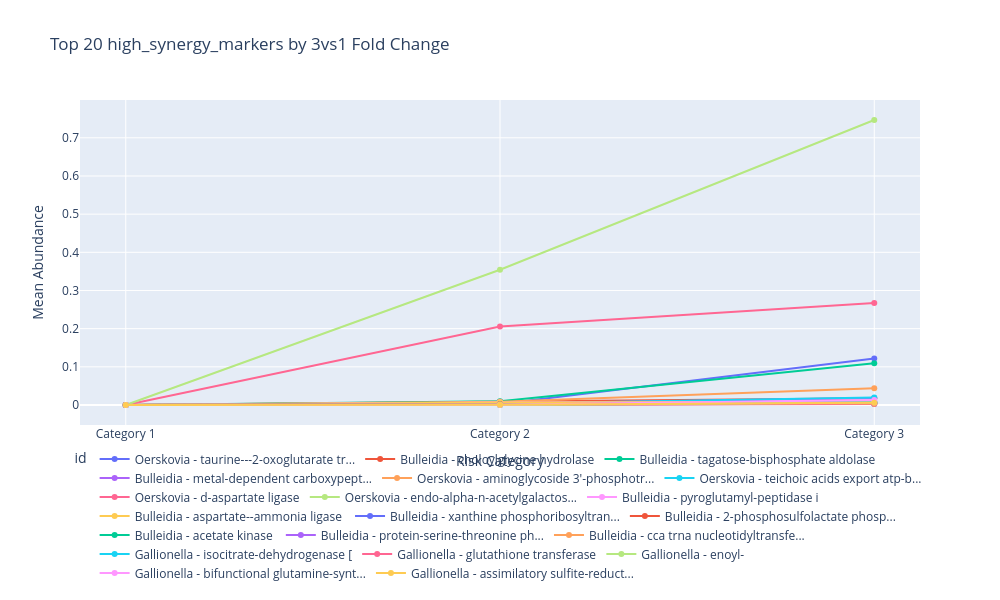
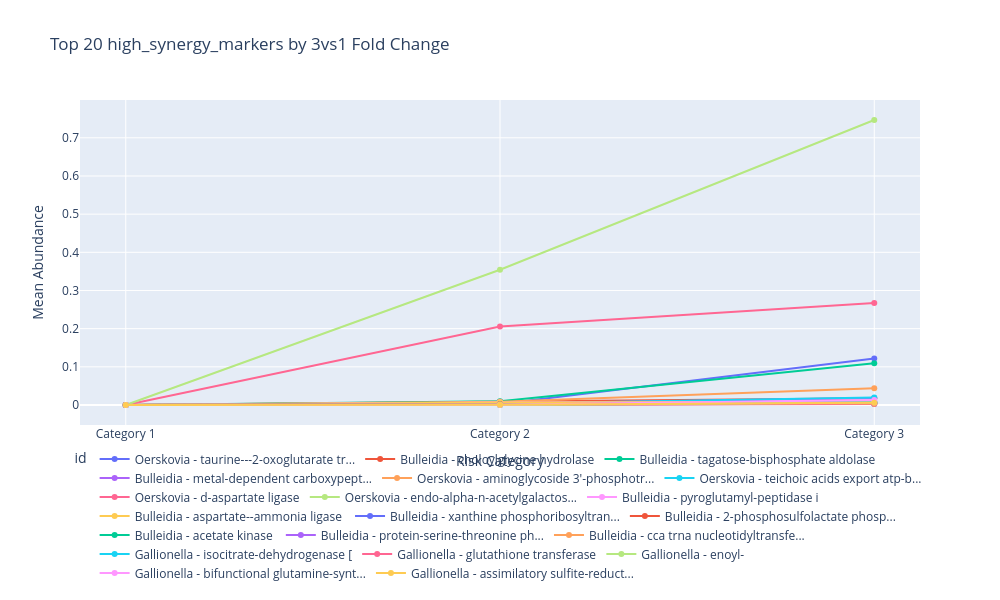

The cell these charts' notebook holds for them, in order:
### Code cell
plot_type_mechanism_classification(balanced_markers , "balanced_markers ", cs.corrosion_mechanisms)
fig.show()
plt.savefig("/home/beatriz/SharedFolder/Visualisations/mech_11.png", dpi=300, bbox_inches='tight')
plot_type_mechanism_classification(high_synergy_markers , "high_synergy_markers", cs.corrosion_mechanisms)
plt.savefig("/home/beatriz/SharedFolder/Visualisations/mech_12.png", dpi=300, bbox_inches='tight')
fig.show()

### Figure 1 — Plotly figure (JSON) as saved in the notebook; plotly's stock layout.template omitted (floating-point values rounded to 4 significant figures)
{"data": [{"customdata": [["12213.01x", "10.00", 25.22], ["12213.01x", "10.00", 25.22], ["12213.01x", "10.00", 25.22]], "hovertemplate": "id=Oerskovia - taurine---2-oxoglutarate tr...<br>Risk Category=%{x}<br>Mean Abundance=%{y}<br>fold_change=%{customdata[0]}<br>log2fc=%{customdata[1]}<br>score=%{customdata[2]}<extra></extra>", "legendgroup": "Oerskovia - taurine---2-oxoglutarate tr...", "line": {"color": "#636efa", "dash": "solid"}, "marker": {"symbol": "circle"}, "mode": "lines+markers", "name": "Oerskovia - taurine---2-oxoglutarate tr...", "orientation": "v", "showlegend": true, "type": "scatter", "x": [1, 2, 3], "xaxis": "x", "y": [0, 0.002927, 0.1221], "yaxis": "y"}, {"customdata": [["1756.57x", "10.00", 43.32], ["1756.57x", "10.00", 43.32], ["1756.57x", "10.00", 43.32]], "hovertemplate": "id=Bulleidia - choloylglycine hydrolase<br>Risk Category=%{x}<br>Mean Abundance=%{y}<br>fold_change=%{customdata[0]}<br>log2fc=%{customdata[1]}<br>score=%{customdata[2]}<extra></extra>", "legendgroup": "Bulleidia - choloylglycine hydrolase", "line": {"color": "#EF553B", "dash": "solid"}, "marker": {"symbol": "circle"}, "mode": "lines+markers", "name": "Bulleidia - choloylglycine hydrolase", "orientation": "v", "showlegend": true, "type": "scatter", "x": [1, 2, 3], "xaxis": "x", "y": [0, 0.008784, 0.01756], "yaxis": "y"}, {"customdata": [["10964.04x", "10.00", 43.64], ["10964.04x", "10.00", 43.64], ["10964.04x", "10.00", 43.64]], "hovertemplate": "id=Bulleidia - tagatose-bisphosphate aldolase<br>Risk Category=%{x}<br>Mean Abundance=%{y}<br>fold_change=%{customdata[0]}<br>log2fc=%{customdata[1]}<br>score=%{customdata[2]}<extra></extra>", "legendgroup": "Bulleidia - tagatose-bisphosphate aldolase", "line": {"color": "#00cc96", "dash": "solid"}, "marker": {"symbol": "circle"}, "mode": "lines+markers", "name": "Bulleidia - tagatose-bisphosphate aldolase", "orientation": "v", "showlegend": true, "type": "scatter", "x": [1, 2, 3], "xaxis": "x", "y": [0, 0.009602, 0.1096], "yaxis": "y"}, {"customdata": [["1805.80x", "10.00", 44.74], ["1805.80x", "10.00", 44.74], ["1805.80x", "10.00", 44.74]], "hovertemplate": "id=Bulleidia - metal-dependent carboxypept...<br>Risk Category=%{x}<br>Mean Abundance=%{y}<br>fold_change=%{customdata[0]}<br>log2fc=%{customdata[1]}<br>score=%{customdata[2]}<extra></extra>", "legendgroup": "Bulleidia - metal-dependent carboxypept...", "line": {"color": "#ab63fa", "dash": "solid"}, "marker": {"symbol": "circle"}, "mode": "lines+markers", "name": "Bulleidia - metal-dependent carboxypept...", "orientation": "v", "showlegend": true, "type": "scatter", "x": [1, 2, 3], "xaxis": "x", "y": [0, 0.003454, 0.01805], "yaxis": "y"}, {"customdata": [["4373.95x", "10.00", 38.52], ["4373.95x", "10.00", 38.52], ["4373.95x", "10.00", 38.52]], "hovertemplate": "id=Oerskovia - aminoglycoside 3'-phosphotr...<br>Risk Category=%{x}<br>Mean Abundance=%{y}<br>fold_change=%{customdata[0]}<br>log2fc=%{customdata[1]}<br>score=%{customdata[2]}<extra></extra>", "legendgroup": "Oerskovia - aminoglycoside 3'-phosphotr...", "line": {"color": "#FFA15A", "dash": "solid"}, "marker": {"symbol": "circle"}, "mode": "lines+markers", "name": "Oerskovia - aminoglycoside 3'-phosphotr...", "orientation": "v", "showlegend": true, "type": "scatter", "x": [1, 2, 3], "xaxis": "x", "y": [0, 0.008523, 0.04373], "yaxis": "y"}, {"customdata": [["1983.29x", "10.00", 37.88], ["1983.29x", "10.00", 37.88], ["1983.29x", "10.00", 37.88]], "hovertemplate": "id=Oerskovia - teichoic acids export atp-b...<br>Risk Category=%{x}<br>Mean Abundance=%{y}<br>fold_change=%{customdata[0]}<br>log2fc=%{customdata[1]}<br>score=%{customdata[2]}<extra></extra>", "legendgroup": "Oerskovia - teichoic acids export atp-b...", "line": {"color": "#19d3f3", "dash": "solid"}, "marker": {"symbol": "circle"}, "mode": "lines+markers", "name": "Oerskovia - teichoic acids export atp-b...", "orientation": "v", "showlegend": true, "type": "scatter", "x": [1, 2, 3], "xaxis": "x", "y": [0, 0.003413, 0.01982], "yaxis": "y"}, {"customdata": [["26732.11x", "10.00", 46.82], ["26732.11x", "10.00", 46.82], ["26732.11x", "10.00", 46.82]], "hovertemplate": "id=Oerskovia - d-aspartate ligase<br>Risk Category=%{x}<br>Mean Abundance=%{y}<br>fold_change=%{customdata[0]}<br>log2fc=%{customdata[1]}<br>score=%{customdata[2]}<extra></extra>", "legendgroup": "Oerskovia - d-aspartate ligase", "line": {"color": "#FF6692", "dash": "solid"}, "marker": {"symbol": "circle"}, "mode": "lines+markers", "name": "Oerskovia - d-aspartate ligase", "orientation": "v", "showlegend": true, "type": "scatter", "x": [1, 2, 3], "xaxis": "x", "y": [0, 0.2058, 0.2673], "yaxis": "y"}, {"customdata": [["74666.14x", "10.00", 25.22], ["74666.14x", "10.00", 25.22], ["74666.14x", "10.00", 25.22]], "hovertemplate": "id=Oerskovia - endo-alpha-n-acetylgalactos...<br>Risk Category=%{x}<br>Mean Abundance=%{y}<br>fold_change=%{customdata[0]}<br>log2fc=%{customdata[1]}<br>score=%{customdata[2]}<extra></extra>", "legendgroup": "Oerskovia - endo-alpha-n-acetylgalactos...", "line": {"color": "#B6E880", "dash": "solid"}, "marker": {"symbol": "circle"}, "mode": "lines+markers", "name": "Oerskovia - endo-alpha-n-acetylgalactos...", "orientation": "v", "showlegend": true, "type": "scatter", "x": [1, 2, 3], "xaxis": "x", "y": [0, 0.3544, 0.7467], "yaxis": "y"}, {"customdata": [["875.77x", "9.77", 41.07], ["875.77x", "9.77", 41.07], ["875.77x", "9.77", 41.07]], "hovertemplate": "id=Bulleidia - pyroglutamyl-peptidase i<br>Risk Category=%{x}<br>Mean Abundance=%{y}<br>fold_change=%{customdata[0]}<br>log2fc=%{customdata[1]}<br>score=%{customdata[2]}<extra></extra>", "legendgroup": "Bulleidia - pyroglutamyl-peptidase i", "line": {"color": "#FF97FF", "dash": "solid"}, "marker": {"symbol": "circle"}, "mode": "lines+markers", "name": "Bulleidia - pyroglutamyl-peptidase i", "orientation": "v", "showlegend": true, "type": "scatter", "x": [1, 2, 3], "xaxis": "x", "y": [0, 0.006374, 0.008748], "yaxis": "y"}, {"customdata": [["775.33x", "9.60", 46.8], ["775.33x", "9.60", 46.8], ["775.33x", "9.60", 46.8]], "hovertemplate": "id=Bulleidia - aspartate--ammonia ligase <br>Risk Category=%{x}<br>Mean Abundance=%{y}<br>fold_change=%{customdata[0]}<br>log2fc=%{customdata[1]}<br>score=%{customdata[2]}<extra></extra>", "legendgroup": "Bulleidia - aspartate--ammonia ligase ", "line": {"color": "#FECB52", "dash": "solid"}, "marker": {"symbol": "circle"}, "mode": "lines+markers", "name": "Bulleidia - aspartate--ammonia ligase ", "orientation": "v", "showlegend": true, "type": "scatter", "x": [1, 2, 3], "xaxis": "x", "y": [0, 0.006241, 0.007743], "yaxis": "y"}, {"customdata": [["729.79x", "9.51", 44.92], ["729.79x", "9.51", 44.92], ["729.79x", "9.51", 44.92]], "hovertemplate": "id=Bulleidia - xanthine phosphoribosyltran...<br>Risk Category=%{x}<br>Mean Abundance=%{y}<br>fold_change=%{customdata[0]}<br>log2fc=%{customdata[1]}<br>score=%{customdata[2]}<extra></extra>", "legendgroup": "Bulleidia - xanthine phosphoribosyltran...", "line": {"color": "#636efa", "dash": "solid"}, "marker": {"symbol": "circle"}, "mode": "lines+markers", "name": "Bulleidia - xanthine phosphoribosyltran...", "orientation": "v", "showlegend": true, "type": "scatter", "x": [1, 2, 3], "xaxis": "x", "y": [0, 0.001229, 0.007288], "yaxis": "y"}, {"customdata": [["474.13x", "8.89", 47.07], ["474.13x", "8.89", 47.07], ["474.13x", "8.89", 47.07]], "hovertemplate": "id=Bulleidia - 2-phosphosulfolactate phosp...<br>Risk Category=%{x}<br>Mean Abundance=%{y}<br>fold_change=%{customdata[0]}<br>log2fc=%{customdata[1]}<br>score=%{customdata[2]}<extra></extra>", "legendgroup": "Bulleidia - 2-phosphosulfolactate phosp...", "line": {"color": "#EF553B", "dash": "solid"}, "marker": {"symbol": "circle"}, "mode": "lines+markers", "name": "Bulleidia - 2-phosphosulfolactate phosp...", "orientation": "v", "showlegend": true, "type": "scatter", "x": [1, 2, 3], "xaxis": "x", "y": [0, 0.001664, 0.004731], "yaxis": "y"}, {"customdata": [["340.44x", "8.41", 47.05], ["340.44x", "8.41", 47.05], ["340.44x", "8.41", 47.05]], "hovertemplate": "id=Bulleidia - acetate kinase <br>Risk Category=%{x}<br>Mean Abundance=%{y}<br>fold_change=%{customdata[0]}<br>log2fc=%{customdata[1]}<br>score=%{customdata[2]}<extra></extra>", "legendgroup": "Bulleidia - acetate kinase ", "line": {"color": "#00cc96", "dash": "solid"}, "marker": {"symbol": "circle"}, "mode": "lines+markers", "name": "Bulleidia - acetate kinase ", "orientation": "v", "showlegend": true, "type": "scatter", "x": [1, 2, 3], "xaxis": "x", "y": [0, 0.001291, 0.003394], "yaxis": "y"}, {"customdata": [["295.53x", "8.21", 42.37], ["295.53x", "8.21", 42.37], ["295.53x", "8.21", 42.37]], "hovertemplate": "id=Bulleidia - protein-serine-threonine ph...<br>Risk Category=%{x}<br>Mean Abundance=%{y}<br>fold_change=%{customdata[0]}<br>log2fc=%{customdata[1]}<br>score=%{customdata[2]}<extra></extra>", "legendgroup": "Bulleidia - protein-serine-threonine ph...", "line": {"color": "#ab63fa", "dash": "solid"}, "marker": {"symbol": "circle"}, "mode": "lines+markers", "name": "Bulleidia - protein-serine-threonine ph...", "orientation": "v", "showlegend": true, "type": "scatter", "x": [1, 2, 3], "xaxis": "x", "y": [0, 0.0008848, 0.002945], "yaxis": "y"}, {"customdata": [["284.94x", "8.15", 44.29], ["284.94x", "8.15", 44.29], ["284.94x", "8.15", 44.29]], "hovertemplate": "id=Bulleidia - cca trna nucleotidyltransfe...<br>Risk Category=%{x}<br>Mean Abundance=%{y}<br>fold_change=%{customdata[0]}<br>log2fc=%{customdata[1]}<br>score=%{customdata[2]}<extra></extra>", "legendgroup": "Bulleidia - cca trna nucleotidyltransfe...", "line": {"color": "#FFA15A", "dash": "solid"}, "marker": {"symbol": "circle"}, "mode": "lines+markers", "name": "Bulleidia - cca trna nucleotidyltransfe...", "orientation": "v", "showlegend": true, "type": "scatter", "x": [1, 2, 3], "xaxis": "x", "y": [0, 0.001108, 0.002839], "yaxis": "y"}, {"customdata": [["112.67x", "6.82", 50.87], ["112.67x", "6.82", 50.87], ["112.67x", "6.82", 50.87]], "hovertemplate": "id=Gallionella - isocitrate-dehydrogenase [<br>Risk Category=%{x}<br>Mean Abundance=%{y}<br>fold_change=%{customdata[0]}<br>log2fc=%{customdata[1]}<br>score=%{customdata[2]}<extra></extra>", "legendgroup": "Gallionella - isocitrate-dehydrogenase [", "line": {"color": "#19d3f3", "dash": "solid"}, "marker": {"symbol": "circle"}, "mode": "lines+markers", "name": "Gallionella - isocitrate-dehydrogenase [", "orientation": "v", "showlegend": true, "type": "scatter", "x": [1, 2, 3], "xaxis": "x", "y": [5.362e-05, 0.0003007, 0.007158], "yaxis": "y"}, {"customdata": [["98.83x", "6.63", 54.98], ["98.83x", "6.63", 54.98], ["98.83x", "6.63", 54.98]], "hovertemplate": "id=Gallionella - glutathione transferase<br>Risk Category=%{x}<br>Mean Abundance=%{y}<br>fold_change=%{customdata[0]}<br>log2fc=%{customdata[1]}<br>score=%{customdata[2]}<extra></extra>", "legendgroup": "Gallionella - glutathione transferase", "line": {"color": "#FF6692", "dash": "solid"}, "marker": {"symbol": "circle"}, "mode": "lines+markers", "name": "Gallionella - glutathione transferase", "orientation": "v", "showlegend": true, "type": "scatter", "x": [1, 2, 3], "xaxis": "x", "y": [2.695e-05, 0.0001232, 0.003641], "yaxis": "y"}, {"customdata": [["87.63x", "6.45", 51.67], ["87.63x", "6.45", 51.67], ["87.63x", "6.45", 51.67]], "hovertemplate": "id=Gallionella - enoyl-<br>Risk Category=%{x}<br>Mean Abundance=%{y}<br>fold_change=%{customdata[0]}<br>log2fc=%{customdata[1]}<br>score=%{customdata[2]}<extra></extra>", "legendgroup": "Gallionella - enoyl-", "line": {"color": "#B6E880", "dash": "solid"}, "marker": {"symbol": "circle"}, "mode": "lines+markers", "name": "Gallionella - enoyl-", "orientation": "v", "showlegend": true, "type": "scatter", "x": [1, 2, 3], "xaxis": "x", "y": [6.301e-05, 0.0003101, 0.006388], "yaxis": "y"}, {"customdata": [["83.66x", "6.39", 50.86], ["83.66x", "6.39", 50.86], ["83.66x", "6.39", 50.86]], "hovertemplate": "id=Gallionella - bifunctional glutamine-synt...<br>Risk Category=%{x}<br>Mean Abundance=%{y}<br>fold_change=%{customdata[0]}<br>log2fc=%{customdata[1]}<br>score=%{customdata[2]}<extra></extra>", "legendgroup": "Gallionella - bifunctional glutamine-synt...", "line": {"color": "#FF97FF", "dash": "solid"}, "marker": {"symbol": "circle"}, "mode": "lines+markers", "name": "Gallionella - bifunctional glutamine-synt...", "orientation": "v", "showlegend": true, "type": "scatter", "x": [1, 2, 3], "xaxis": "x", "y": [0.0001505, 0.0006889, 0.01342], "yaxis": "y"}, {"customdata": [["82.74x", "6.37", 51.44], ["82.74x", "6.37", 51.44], ["82.74x", "6.37", 51.44]], "hovertemplate": "id=Gallionella - assimilatory sulfite-reduct...<br>Risk Category=%{x}<br>Mean Abundance=%{y}<br>fold_change=%{customdata[0]}<br>log2fc=%{customdata[1]}<br>score=%{customdata[2]}<extra></extra>", "legendgroup": "Gallionella - assimilatory sulfite-reduct...", "line": {"color": "#FECB52", "dash": "solid"}, "marker": {"symbol": "circle"}, "mode": "lines+markers", "name": "Gallionella - assimilatory sulfite-reduct...", "orientation": "v", "showlegend": true, "type": "scatter", "x": [1, 2, 3], "xaxis": "x", "y": [6.303e-05, 0.0004568, 0.006032], "yaxis": "y"}], "layout": {"height": 600, "legend": {"orientation": "h", "title": {"text": "id"}, "tracegroupgap": 0, "x": 0.5, "xanchor": "center", "y": -0.5, "yanchor": "bottom"}, "margin": {"b": 150}, "title": {"text": "Top 20 high_synergy_markers by 3vs1 Fold Change"}, "width": 1000, "xaxis": {"anchor": "y", "domain": [0, 1], "ticktext": ["Category 1", "Category 2", "Category 3"], "tickvals": [1, 2, 3], "title": {"text": "Risk Category"}}, "yaxis": {"anchor": "x", "domain": [0, 1], "title": {"text": "Mean Abundance"}}}}

### Figure 2 — Plotly figure (JSON) as saved in the notebook; plotly's stock layout.template omitted (floating-point values rounded to 4 significant figures)
{"data": [{"customdata": [["12213.01x", "10.00", 25.22], ["12213.01x", "10.00", 25.22], ["12213.01x", "10.00", 25.22]], "hovertemplate": "id=Oerskovia - taurine---2-oxoglutarate tr...<br>Risk Category=%{x}<br>Mean Abundance=%{y}<br>fold_change=%{customdata[0]}<br>log2fc=%{customdata[1]}<br>score=%{customdata[2]}<extra></extra>", "legendgroup": "Oerskovia - taurine---2-oxoglutarate tr...", "line": {"color": "#636efa", "dash": "solid"}, "marker": {"symbol": "circle"}, "mode": "lines+markers", "name": "Oerskovia - taurine---2-oxoglutarate tr...", "orientation": "v", "showlegend": true, "type": "scatter", "x": [1, 2, 3], "xaxis": "x", "y": [0, 0.002927, 0.1221], "yaxis": "y"}, {"customdata": [["1756.57x", "10.00", 43.32], ["1756.57x", "10.00", 43.32], ["1756.57x", "10.00", 43.32]], "hovertemplate": "id=Bulleidia - choloylglycine hydrolase<br>Risk Category=%{x}<br>Mean Abundance=%{y}<br>fold_change=%{customdata[0]}<br>log2fc=%{customdata[1]}<br>score=%{customdata[2]}<extra></extra>", "legendgroup": "Bulleidia - choloylglycine hydrolase", "line": {"color": "#EF553B", "dash": "solid"}, "marker": {"symbol": "circle"}, "mode": "lines+markers", "name": "Bulleidia - choloylglycine hydrolase", "orientation": "v", "showlegend": true, "type": "scatter", "x": [1, 2, 3], "xaxis": "x", "y": [0, 0.008784, 0.01756], "yaxis": "y"}, {"customdata": [["10964.04x", "10.00", 43.64], ["10964.04x", "10.00", 43.64], ["10964.04x", "10.00", 43.64]], "hovertemplate": "id=Bulleidia - tagatose-bisphosphate aldolase<br>Risk Category=%{x}<br>Mean Abundance=%{y}<br>fold_change=%{customdata[0]}<br>log2fc=%{customdata[1]}<br>score=%{customdata[2]}<extra></extra>", "legendgroup": "Bulleidia - tagatose-bisphosphate aldolase", "line": {"color": "#00cc96", "dash": "solid"}, "marker": {"symbol": "circle"}, "mode": "lines+markers", "name": "Bulleidia - tagatose-bisphosphate aldolase", "orientation": "v", "showlegend": true, "type": "scatter", "x": [1, 2, 3], "xaxis": "x", "y": [0, 0.009602, 0.1096], "yaxis": "y"}, {"customdata": [["1805.80x", "10.00", 44.74], ["1805.80x", "10.00", 44.74], ["1805.80x", "10.00", 44.74]], "hovertemplate": "id=Bulleidia - metal-dependent carboxypept...<br>Risk Category=%{x}<br>Mean Abundance=%{y}<br>fold_change=%{customdata[0]}<br>log2fc=%{customdata[1]}<br>score=%{customdata[2]}<extra></extra>", "legendgroup": "Bulleidia - metal-dependent carboxypept...", "line": {"color": "#ab63fa", "dash": "solid"}, "marker": {"symbol": "circle"}, "mode": "lines+markers", "name": "Bulleidia - metal-dependent carboxypept...", "orientation": "v", "showlegend": true, "type": "scatter", "x": [1, 2, 3], "xaxis": "x", "y": [0, 0.003454, 0.01805], "yaxis": "y"}, {"customdata": [["4373.95x", "10.00", 38.52], ["4373.95x", "10.00", 38.52], ["4373.95x", "10.00", 38.52]], "hovertemplate": "id=Oerskovia - aminoglycoside 3'-phosphotr...<br>Risk Category=%{x}<br>Mean Abundance=%{y}<br>fold_change=%{customdata[0]}<br>log2fc=%{customdata[1]}<br>score=%{customdata[2]}<extra></extra>", "legendgroup": "Oerskovia - aminoglycoside 3'-phosphotr...", "line": {"color": "#FFA15A", "dash": "solid"}, "marker": {"symbol": "circle"}, "mode": "lines+markers", "name": "Oerskovia - aminoglycoside 3'-phosphotr...", "orientation": "v", "showlegend": true, "type": "scatter", "x": [1, 2, 3], "xaxis": "x", "y": [0, 0.008523, 0.04373], "yaxis": "y"}, {"customdata": [["1983.29x", "10.00", 37.88], ["1983.29x", "10.00", 37.88], ["1983.29x", "10.00", 37.88]], "hovertemplate": "id=Oerskovia - teichoic acids export atp-b...<br>Risk Category=%{x}<br>Mean Abundance=%{y}<br>fold_change=%{customdata[0]}<br>log2fc=%{customdata[1]}<br>score=%{customdata[2]}<extra></extra>", "legendgroup": "Oerskovia - teichoic acids export atp-b...", "line": {"color": "#19d3f3", "dash": "solid"}, "marker": {"symbol": "circle"}, "mode": "lines+markers", "name": "Oerskovia - teichoic acids export atp-b...", "orientation": "v", "showlegend": true, "type": "scatter", "x": [1, 2, 3], "xaxis": "x", "y": [0, 0.003413, 0.01982], "yaxis": "y"}, {"customdata": [["26732.11x", "10.00", 46.82], ["26732.11x", "10.00", 46.82], ["26732.11x", "10.00", 46.82]], "hovertemplate": "id=Oerskovia - d-aspartate ligase<br>Risk Category=%{x}<br>Mean Abundance=%{y}<br>fold_change=%{customdata[0]}<br>log2fc=%{customdata[1]}<br>score=%{customdata[2]}<extra></extra>", "legendgroup": "Oerskovia - d-aspartate ligase", "line": {"color": "#FF6692", "dash": "solid"}, "marker": {"symbol": "circle"}, "mode": "lines+markers", "name": "Oerskovia - d-aspartate ligase", "orientation": "v", "showlegend": true, "type": "scatter", "x": [1, 2, 3], "xaxis": "x", "y": [0, 0.2058, 0.2673], "yaxis": "y"}, {"customdata": [["74666.14x", "10.00", 25.22], ["74666.14x", "10.00", 25.22], ["74666.14x", "10.00", 25.22]], "hovertemplate": "id=Oerskovia - endo-alpha-n-acetylgalactos...<br>Risk Category=%{x}<br>Mean Abundance=%{y}<br>fold_change=%{customdata[0]}<br>log2fc=%{customdata[1]}<br>score=%{customdata[2]}<extra></extra>", "legendgroup": "Oerskovia - endo-alpha-n-acetylgalactos...", "line": {"color": "#B6E880", "dash": "solid"}, "marker": {"symbol": "circle"}, "mode": "lines+markers", "name": "Oerskovia - endo-alpha-n-acetylgalactos...", "orientation": "v", "showlegend": true, "type": "scatter", "x": [1, 2, 3], "xaxis": "x", "y": [0, 0.3544, 0.7467], "yaxis": "y"}, {"customdata": [["875.77x", "9.77", 41.07], ["875.77x", "9.77", 41.07], ["875.77x", "9.77", 41.07]], "hovertemplate": "id=Bulleidia - pyroglutamyl-peptidase i<br>Risk Category=%{x}<br>Mean Abundance=%{y}<br>fold_change=%{customdata[0]}<br>log2fc=%{customdata[1]}<br>score=%{customdata[2]}<extra></extra>", "legendgroup": "Bulleidia - pyroglutamyl-peptidase i", "line": {"color": "#FF97FF", "dash": "solid"}, "marker": {"symbol": "circle"}, "mode": "lines+markers", "name": "Bulleidia - pyroglutamyl-peptidase i", "orientation": "v", "showlegend": true, "type": "scatter", "x": [1, 2, 3], "xaxis": "x", "y": [0, 0.006374, 0.008748], "yaxis": "y"}, {"customdata": [["775.33x", "9.60", 46.8], ["775.33x", "9.60", 46.8], ["775.33x", "9.60", 46.8]], "hovertemplate": "id=Bulleidia - aspartate--ammonia ligase <br>Risk Category=%{x}<br>Mean Abundance=%{y}<br>fold_change=%{customdata[0]}<br>log2fc=%{customdata[1]}<br>score=%{customdata[2]}<extra></extra>", "legendgroup": "Bulleidia - aspartate--ammonia ligase ", "line": {"color": "#FECB52", "dash": "solid"}, "marker": {"symbol": "circle"}, "mode": "lines+markers", "name": "Bulleidia - aspartate--ammonia ligase ", "orientation": "v", "showlegend": true, "type": "scatter", "x": [1, 2, 3], "xaxis": "x", "y": [0, 0.006241, 0.007743], "yaxis": "y"}, {"customdata": [["729.79x", "9.51", 44.92], ["729.79x", "9.51", 44.92], ["729.79x", "9.51", 44.92]], "hovertemplate": "id=Bulleidia - xanthine phosphoribosyltran...<br>Risk Category=%{x}<br>Mean Abundance=%{y}<br>fold_change=%{customdata[0]}<br>log2fc=%{customdata[1]}<br>score=%{customdata[2]}<extra></extra>", "legendgroup": "Bulleidia - xanthine phosphoribosyltran...", "line": {"color": "#636efa", "dash": "solid"}, "marker": {"symbol": "circle"}, "mode": "lines+markers", "name": "Bulleidia - xanthine phosphoribosyltran...", "orientation": "v", "showlegend": true, "type": "scatter", "x": [1, 2, 3], "xaxis": "x", "y": [0, 0.001229, 0.007288], "yaxis": "y"}, {"customdata": [["474.13x", "8.89", 47.07], ["474.13x", "8.89", 47.07], ["474.13x", "8.89", 47.07]], "hovertemplate": "id=Bulleidia - 2-phosphosulfolactate phosp...<br>Risk Category=%{x}<br>Mean Abundance=%{y}<br>fold_change=%{customdata[0]}<br>log2fc=%{customdata[1]}<br>score=%{customdata[2]}<extra></extra>", "legendgroup": "Bulleidia - 2-phosphosulfolactate phosp...", "line": {"color": "#EF553B", "dash": "solid"}, "marker": {"symbol": "circle"}, "mode": "lines+markers", "name": "Bulleidia - 2-phosphosulfolactate phosp...", "orientation": "v", "showlegend": true, "type": "scatter", "x": [1, 2, 3], "xaxis": "x", "y": [0, 0.001664, 0.004731], "yaxis": "y"}, {"customdata": [["340.44x", "8.41", 47.05], ["340.44x", "8.41", 47.05], ["340.44x", "8.41", 47.05]], "hovertemplate": "id=Bulleidia - acetate kinase <br>Risk Category=%{x}<br>Mean Abundance=%{y}<br>fold_change=%{customdata[0]}<br>log2fc=%{customdata[1]}<br>score=%{customdata[2]}<extra></extra>", "legendgroup": "Bulleidia - acetate kinase ", "line": {"color": "#00cc96", "dash": "solid"}, "marker": {"symbol": "circle"}, "mode": "lines+markers", "name": "Bulleidia - acetate kinase ", "orientation": "v", "showlegend": true, "type": "scatter", "x": [1, 2, 3], "xaxis": "x", "y": [0, 0.001291, 0.003394], "yaxis": "y"}, {"customdata": [["295.53x", "8.21", 42.37], ["295.53x", "8.21", 42.37], ["295.53x", "8.21", 42.37]], "hovertemplate": "id=Bulleidia - protein-serine-threonine ph...<br>Risk Category=%{x}<br>Mean Abundance=%{y}<br>fold_change=%{customdata[0]}<br>log2fc=%{customdata[1]}<br>score=%{customdata[2]}<extra></extra>", "legendgroup": "Bulleidia - protein-serine-threonine ph...", "line": {"color": "#ab63fa", "dash": "solid"}, "marker": {"symbol": "circle"}, "mode": "lines+markers", "name": "Bulleidia - protein-serine-threonine ph...", "orientation": "v", "showlegend": true, "type": "scatter", "x": [1, 2, 3], "xaxis": "x", "y": [0, 0.0008848, 0.002945], "yaxis": "y"}, {"customdata": [["284.94x", "8.15", 44.29], ["284.94x", "8.15", 44.29], ["284.94x", "8.15", 44.29]], "hovertemplate": "id=Bulleidia - cca trna nucleotidyltransfe...<br>Risk Category=%{x}<br>Mean Abundance=%{y}<br>fold_change=%{customdata[0]}<br>log2fc=%{customdata[1]}<br>score=%{customdata[2]}<extra></extra>", "legendgroup": "Bulleidia - cca trna nucleotidyltransfe...", "line": {"color": "#FFA15A", "dash": "solid"}, "marker": {"symbol": "circle"}, "mode": "lines+markers", "name": "Bulleidia - cca trna nucleotidyltransfe...", "orientation": "v", "showlegend": true, "type": "scatter", "x": [1, 2, 3], "xaxis": "x", "y": [0, 0.001108, 0.002839], "yaxis": "y"}, {"customdata": [["112.67x", "6.82", 50.87], ["112.67x", "6.82", 50.87], ["112.67x", "6.82", 50.87]], "hovertemplate": "id=Gallionella - isocitrate-dehydrogenase [<br>Risk Category=%{x}<br>Mean Abundance=%{y}<br>fold_change=%{customdata[0]}<br>log2fc=%{customdata[1]}<br>score=%{customdata[2]}<extra></extra>", "legendgroup": "Gallionella - isocitrate-dehydrogenase [", "line": {"color": "#19d3f3", "dash": "solid"}, "marker": {"symbol": "circle"}, "mode": "lines+markers", "name": "Gallionella - isocitrate-dehydrogenase [", "orientation": "v", "showlegend": true, "type": "scatter", "x": [1, 2, 3], "xaxis": "x", "y": [5.362e-05, 0.0003007, 0.007158], "yaxis": "y"}, {"customdata": [["98.83x", "6.63", 54.98], ["98.83x", "6.63", 54.98], ["98.83x", "6.63", 54.98]], "hovertemplate": "id=Gallionella - glutathione transferase<br>Risk Category=%{x}<br>Mean Abundance=%{y}<br>fold_change=%{customdata[0]}<br>log2fc=%{customdata[1]}<br>score=%{customdata[2]}<extra></extra>", "legendgroup": "Gallionella - glutathione transferase", "line": {"color": "#FF6692", "dash": "solid"}, "marker": {"symbol": "circle"}, "mode": "lines+markers", "name": "Gallionella - glutathione transferase", "orientation": "v", "showlegend": true, "type": "scatter", "x": [1, 2, 3], "xaxis": "x", "y": [2.695e-05, 0.0001232, 0.003641], "yaxis": "y"}, {"customdata": [["87.63x", "6.45", 51.67], ["87.63x", "6.45", 51.67], ["87.63x", "6.45", 51.67]], "hovertemplate": "id=Gallionella - enoyl-<br>Risk Category=%{x}<br>Mean Abundance=%{y}<br>fold_change=%{customdata[0]}<br>log2fc=%{customdata[1]}<br>score=%{customdata[2]}<extra></extra>", "legendgroup": "Gallionella - enoyl-", "line": {"color": "#B6E880", "dash": "solid"}, "marker": {"symbol": "circle"}, "mode": "lines+markers", "name": "Gallionella - enoyl-", "orientation": "v", "showlegend": true, "type": "scatter", "x": [1, 2, 3], "xaxis": "x", "y": [6.301e-05, 0.0003101, 0.006388], "yaxis": "y"}, {"customdata": [["83.66x", "6.39", 50.86], ["83.66x", "6.39", 50.86], ["83.66x", "6.39", 50.86]], "hovertemplate": "id=Gallionella - bifunctional glutamine-synt...<br>Risk Category=%{x}<br>Mean Abundance=%{y}<br>fold_change=%{customdata[0]}<br>log2fc=%{customdata[1]}<br>score=%{customdata[2]}<extra></extra>", "legendgroup": "Gallionella - bifunctional glutamine-synt...", "line": {"color": "#FF97FF", "dash": "solid"}, "marker": {"symbol": "circle"}, "mode": "lines+markers", "name": "Gallionella - bifunctional glutamine-synt...", "orientation": "v", "showlegend": true, "type": "scatter", "x": [1, 2, 3], "xaxis": "x", "y": [0.0001505, 0.0006889, 0.01342], "yaxis": "y"}, {"customdata": [["82.74x", "6.37", 51.44], ["82.74x", "6.37", 51.44], ["82.74x", "6.37", 51.44]], "hovertemplate": "id=Gallionella - assimilatory sulfite-reduct...<br>Risk Category=%{x}<br>Mean Abundance=%{y}<br>fold_change=%{customdata[0]}<br>log2fc=%{customdata[1]}<br>score=%{customdata[2]}<extra></extra>", "legendgroup": "Gallionella - assimilatory sulfite-reduct...", "line": {"color": "#FECB52", "dash": "solid"}, "marker": {"symbol": "circle"}, "mode": "lines+markers", "name": "Gallionella - assimilatory sulfite-reduct...", "orientation": "v", "showlegend": true, "type": "scatter", "x": [1, 2, 3], "xaxis": "x", "y": [6.303e-05, 0.0004568, 0.006032], "yaxis": "y"}], "layout": {"height": 600, "legend": {"orientation": "h", "title": {"text": "id"}, "tracegroupgap": 0, "x": 0.5, "xanchor": "center", "y": -0.5, "yanchor": "bottom"}, "margin": {"b": 150}, "title": {"text": "Top 20 high_synergy_markers by 3vs1 Fold Change"}, "width": 1000, "xaxis": {"anchor": "y", "domain": [0, 1], "ticktext": ["Category 1", "Category 2", "Category 3"], "tickvals": [1, 2, 3], "title": {"text": "Risk Category"}}, "yaxis": {"anchor": "x", "domain": [0, 1], "title": {"text": "Mean Abundance"}}}}
